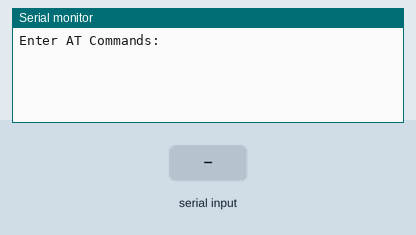
Recording of a sketch running on a simulated Arduino Uno, built with avr-gcc and run on an emulated ATmega328P. Shown: the last lines printed to the serial monitor. The inputs (shaded band) are chosen by the test bench.

Above: at 1.2 s.
1.3 s: "1" received over the second serial link
At 2.5 s:
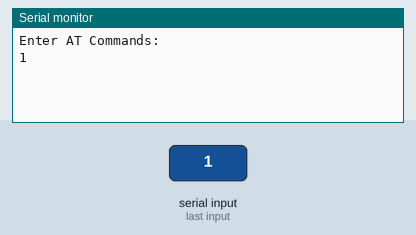
2.8 s: "0" received over the second serial link
At 3.8 s:
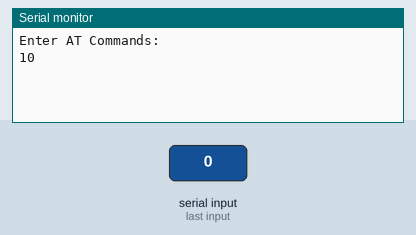

Measured:
- after the input at 1.3 s, the serial monitor: prints a new line at once (image 1)
- after the input at 2.8 s, the serial monitor: prints a new line at once (image 2)

The sketch:

bluetooth_at.ino
```cpp
#include <SoftwareSerial.h>

// Software Serial for HC-05 (Rx: Pin 10, Tx: Pin 11)
SoftwareSerial BTSerial(10, 11);

void setup() {
  // Start serial communication with PC
  Serial.begin(9600);
  Serial.println("Enter AT Commands:");

  // HC-05 default baud rate in AT Command mode is usually 38400
  BTSerial.begin(38400);
}

void loop() {
  // Read from HC-05 and send to Serial Monitor
  if (BTSerial.available()) {
    Serial.write(BTSerial.read());
  }

  // Read from Serial Monitor and send to HC-05
  if (Serial.available()) {
    BTSerial.write(Serial.read());
  }
}
```
